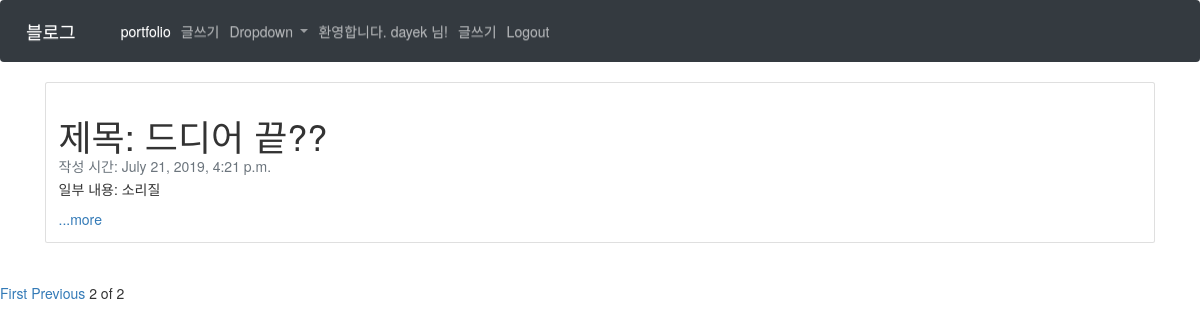
Page /?page=2 (signed in) on the committed database.
### blog/models.py (models this page shows, shortened)
class Blog(models.Model):
    title = models.CharField(max_length=200)
    pub_date = models.DateTimeField('date published')
    body = models.TextField()
    def summary(self):
        return self.body[:3]

### blog/views.py (the view)
# urls.py: 2. Add a URL to urlpatterns:  path('', views.home, name='home')
def home(request):
    blogs = Blog.objects
    blog_list=Blog.objects.all()
    paginator = Paginator(blog_list,3)
    page = request.GET.get('page')
    posts = paginator.get_page(page)
    return render(request, 'home.html', {'blogs':blogs, 'posts':posts})

### blog/templates/home.html (shortened to what this page needs)
{%extends 'base.html'%}
{% block contents %}
<body>
{% for blog in posts %}
<div class='container'>
        <div class="card">
                <div class="card-body">
                  <h1 class="card-title">제목: {{blog.title}}</h1>
                  <h5 class="card-subtitle mb-2 text-muted">작성 시간: {{blog.pub_date}}</h5>
                  <p class="card-text">일부 내용: {{blog.summary}}</p>
                <a href="{% url 'detail' blog.id%}" class="card-link">...more</a>
            </div>
        </div><br><br>
</div>
{% endfor %}
{%if posts.has_previous%}
<a href="?page=1">First</a>
<a href="?page={{posts.previous_page_number}}">Previous</a>
{%endif%}
<span>{{posts.number}}</span>
<span>of</span>
<span>{{posts.paginator.num_pages}}</span>
</body>
{% endblock %}

### firstproject/templates/base.html (shortened to what this page needs)
<!DOCTYPE html>
<html lang="en">
<head>
    <link rel="stylesheet" href="https://stackpath.bootstrapcdn.com/bootstrap/4.3.1/css/bootstrap.min.css">
    <link rel="stylesheet" href="https://maxcdn.bootstrapcdn.com/bootstrap/3.3.2/css/bootstrap.min.css">
<link rel="stylesheet" href="https://maxcdn.bootstrapcdn.com/bootstrap/3.3.2/css/bootstrap-theme.min.css">
</head>
<body>
        <nav class="navbar navbar-expand-lg navbar-dark bg-dark">
                <a class="navbar-brand" href="#">블로그</a>
                <div class="collapse navbar-collapse" id="navbarSupportedContent">
                  <ul class="navbar-nav mr-auto">
                    <li class="nav-item active">
                      <a class="nav-link" href="{% url 'portfolio' %}">portfolio <span class="sr-only">(current)</span></a>
                    </li>
                    <li class="nav-item">
                      <a class="nav-link" href="{% url 'newblog' %}">글쓰기</a>
                    </li>
                    <li class="nav-item dropdown">
                      <a class="nav-link dropdown-toggle" href="#" id="navbarDropdown" role="button" data-toggle="dropdown" aria-haspopup="true" aria-expanded="false">
                        Dropdown
                      </a>
                    </li>
                    {% if user.is_authenticated %}
                    <li class="nav-item">
                        <a class="nav-link">환영합니다. {{ user.username }} 님!</a>
                    </li>
                    <li class="nav-item">
                        <a class="nav-link" href="{% url 'newblog' %}">글쓰기</a>
                    </li>
                    <li class="nav-item">
                        <a class="nav-link" href="javascript:{document.getElementById('logout').submit()}">Logout</a>
                     </li>
                        </div>
                  {% endif %}
              </nav>
              {% block contents %}
              {% endblock %}
</body>

### rows in the picture
Blog: title "드디어 끝??", pub_date "July 21, 2019, 4:21 p.m.", summary "소리질"

### other values in the picture
{{ user.username }} "dayek"
{{ posts.number }} "2"
{{ posts.paginator.num_pages }} "2"
